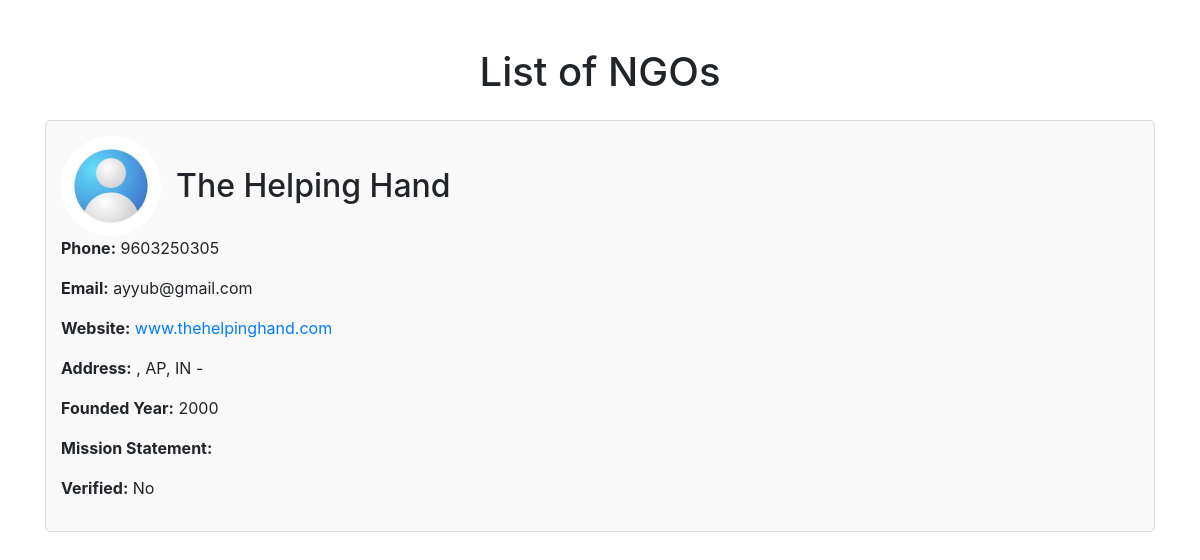
Screenshot of /all_ngos/ with the database file from the repository.
### users/models.py (models this page shows, shortened)
class NGOdetail(models.Model):
    INDIAN_STATES = [
        ('AN', 'Andaman and Nicobar Islands'),
        ('AP', 'Andhra Pradesh'),
        ('AR', 'Arunachal Pradesh'),
        ('AS', 'Assam'),
        ('BR', 'Bihar'),
        ('CH', 'Chandigarh'),
        ('CG', 'Chhattisgarh'),
        ('DN', 'Dadra and Nagar Haveli and Daman and Diu'),
        ('DL', 'Delhi'),
        ('GA', 'Goa'),
        ('GJ', 'Gujarat'),
        ('HR', 'Haryana'),
        ('HP', 'Himachal Pradesh'),
        ('JK', 'Jammu and Kashmir'),
        ('JH', 'Jharkhand'),
        ('KA', 'Karnataka'),
        ('KL', 'Kerala'),
        ('LA', 'Ladakh'),
        ('LD', 'Lakshadweep'),
        ('MP', 'Madhya Pradesh'),
        ('MH', 'Maharashtra'),
        ('MN', 'Manipur'),
        ('ML', 'Meghalaya'),
        ('MZ', 'Mizoram'),
        ('NL', 'Nagaland'),
        ('OR', 'Odisha'),
        ('PY', 'Puducherry'),
        ('PB', 'Punjab'),
        ('RJ', 'Rajasthan'),
        ('SK', 'Sikkim'),
        ('TN', 'Tamil Nadu'),
        ('TS', 'Telangana'),
        ('TR', 'Tripura'),
        ('UP', 'Uttar Pradesh'),
        ('UK', 'Uttarakhand'),
        ('WB', 'West Bengal')
    ]
    user = models.OneToOneField(User, on_delete=models.CASCADE)
    causes = models.ManyToManyField(Causes, related_name='ngos')
    Logo = models.ImageField(upload_to='profile_pics', null=True)
    NGO_name = models.CharField(max_length=100, null=True)
    phone_number = models.CharField(max_length=10, null=True, blank=True)
    NGO_email = models.EmailField(null=True)
    NGO_website = models.URLField(null=True)
    NGO_address = models.CharField(max_length=200, null=True)
    NGO_pin_code = models.CharField(
        max_length=6,
        validators=[RegexValidator(r"^[1-9][0-9]{2}\s{0,1}[0-9]{3}$", "Invalid PIN code format")],
        null=True,
    )
    NGO_country = models.CharField(max_length=2, choices=[('IN', 'India')], default='IN', null=True)
    NGO_state = models.CharField(max_length=2, choices=INDIAN_STATES, default='TS', null=True)
    NGO_founded_year = models.IntegerField(validators=[MinValueValidator(1900), MaxValueValidator(2999)], blank=True,null=True)
    NGO_files = models.FileField(upload_to='media/', null=True, blank=True)  # Allowing null and blank for optional media files
    NGO_verified = models.BooleanField(default=False)
    facebook_url = models.URLField(blank=True, null=True)
    twitter_url = models.URLField(blank=True)
    instagram_url = models.URLField(blank=True)
    youtube_url = models.URLField(blank=True)
    mission_statement = models.TextField(null=True)

### users/views.py (the view)
# urls.py: path('all_ngos/',user_views.ngo_list, name='all_ngos'),
def ngo_list(request):
    ngos = NGOdetail.objects.filter(user__userdefine__category='ngo')
    context = {
        'ngos': ngos
    }
    return render(request, 'users/ngo_list.html', context)

### users/templates/users/ngo_list.html (shortened to what this page needs)
<!DOCTYPE html>
<html lang="en">
<head>
    <link href="https://stackpath.bootstrapcdn.com/bootstrap/4.5.2/css/bootstrap.min.css" rel="stylesheet">
</head>
<body>
    <div class="container mt-5">
        <h1 class="mb-4 text-center">List of NGOs</h1>
        <div class="ngo-list">
            {% if ngos %}
                {% for ngo in ngos %}
                <div class="ngo-item">
                    <div class="ngo-header">
                        <img src="{{ ngo.Logo.url }}" alt="{{ ngo.NGO_name }}" width="100" height="100">
                        <h2>{{ ngo.NGO_name }}</h2>
                    </div>
                    <p><strong>Phone:</strong> {{ ngo.phone_number }}</p>
                    <p><strong>Email:</strong> {{ ngo.NGO_email }}</p>
                    <p><strong>Website:</strong> <a href="{{ ngo.NGO_website }}" target="_blank">{{ ngo.NGO_website }}</a></p>
                    <p><strong>Address:</strong> {{ ngo.NGO_address }}, {{ ngo.NGO_state }}, {{ ngo.NGO_country }} - {{ ngo.NGO_pin_code }}</p>
                    <p><strong>Founded Year:</strong> {{ ngo.NGO_founded_year }}</p>
                    <p><strong>Mission Statement:</strong> {{ ngo.mission_statement }}</p>
                    <p><strong>Verified:</strong> {{ ngo.NGO_verified|yesno:"Yes,No" }}</p>
                </div>
                {% endfor %}
            {% else %}
                <p class="text-center">No NGOs found.</p>
            {% endif %}
        </div>
    </div>
</body>
</html>

### users/templates/users/ngo_list.html (style rules this page uses)
.ngo-item { border: 1px solid #ddd; border-radius: 5px; padding: 15px; margin-bottom: 15px; background-color: #f9f9f9; }
.ngo-item img { border-radius: 50%; margin-right: 15px; }
.ngo-header { display: flex; align-items: center; }
.ngo-header h2 { margin: 0; }

### rows the page displays
NGOdetail: Logo (placeholder picture), NGO_name "The Helping Hand", phone_number "9603250305", NGO_email "ayyub@gmail.com", NGO_website "www.thehelpinghand.com", NGO_state "AP", NGO_country "IN", NGO_founded_year "2000", NGO_verified "No"
